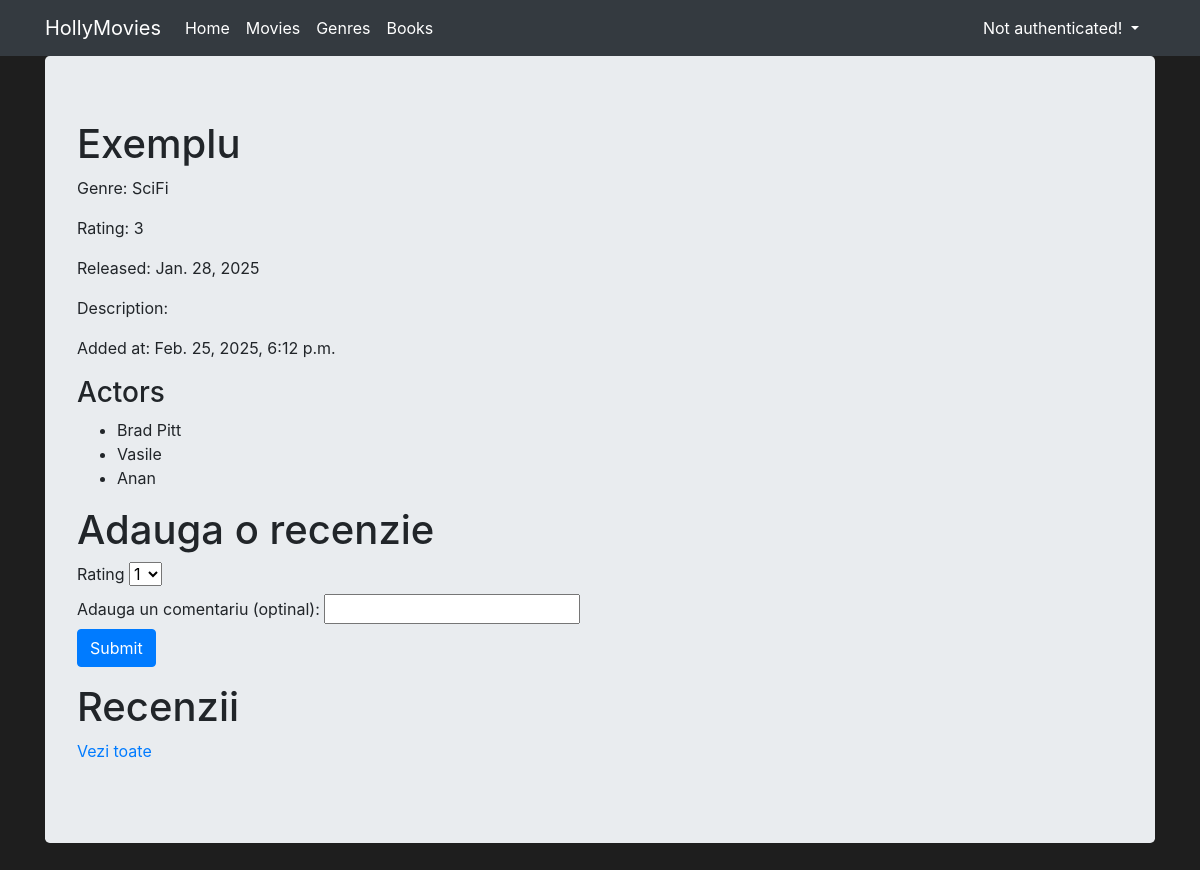
Screenshot of /movies/9 with the database file from the repository.
### viewer/models.py (models this page shows, shortened)
class Movie(Model):
    title = CharField(max_length=128)
    genre = ForeignKey(Genre, on_delete=DO_NOTHING)
    rating = IntegerField()
    released = DateField()
    description = TextField()
    actors = ManyToManyField(Actor)
    created = DateTimeField(auto_now_add=True)

class Genre(Model):
    class Meta:
        verbose_name_plural = 'Genuri de film'
    name = CharField(max_length=128)

class Actor(Model):
    name = CharField(max_length=128)
    date_of_birth = DateField()
    description = TextField()

### viewer/views.py (the view)
# urls.py: path('<pk>', movie_detail_view, name='movies_detail'),
def movie_detail_view(request, pk):
    movie = Movie.objects.get(pk=pk)
    reviews = Review.objects.filter(movie=movie)[:3]
    user_already_reviewed = False
    for review in reviews:
        if review.user == request.user:
            user_already_reviewed = True
    return render(
        request,
        'movies_detail.html',
        context={
            'object': movie,
            'reviews': reviews,
            'user_already_reviewed': user_already_reviewed
        }
    )

### viewer/templates/movies_detail.html (shortened to what this page needs)
{% extends 'base.html' %}
{% block content %}
<h1>{{ object.title }}</h1>
<p>Genre: {{ object.genre.name }}</p>
<p>Rating: {{ object.rating }}</p>
<p>Released: {{ object.released }}</p>
<p>Description: {{ object.description }}</p>
<p>Added at: {{ object.created }}</p>
<h3>Actors</h3>
<ul>
    {% for actor in object.actors.all %}
        <li>{{ actor.name }}</li>
    {% endfor %}
</ul>
{% if not user_already_reviewed %}
<div>
    <h1>Adauga o recenzie</h1>
    <form method="post" action="{% url 'add_review' object.id %}">
        <label for="rating">Rating</label>
        <select id="rating" name="rating">
            <option value="1">1</option>
        </select>
        <br>
        <label for="description">Adauga un comentariu (optinal): </label>
        <input type="text" id="description" name="description">
        <br>
        <input type="submit" class="btn btn-primary" value="Submit">
    </form>
</div>
{% endif %}
<div>
    <h1>Recenzii</h1>
    <a href="{% url 'reviews' object.pk %}">Vezi toate</a>
</div>
{% endblock %}

### viewer/static/index.css (style rules this page uses)
body { background-color: #1e1e1e; }

### rows the page displays
Movie: title "Exemplu", genre.name "SciFi", rating "3", released "Jan. 28, 2025", created "Feb. 25, 2025, 6:12 p.m."
Actor: name "Brad Pitt"
Actor: name "Vasile"
Actor: name "Anan"
